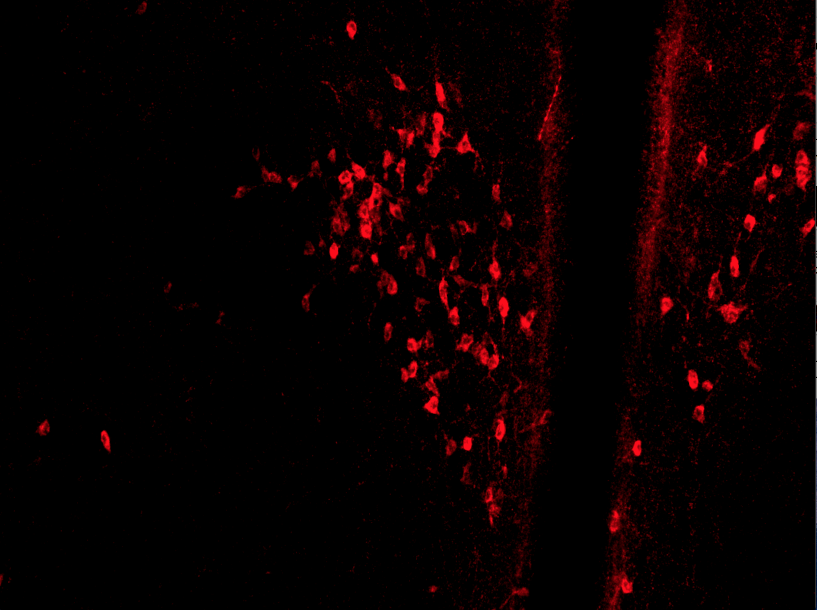
#> input picture PVN.png, 1633 x 1220 px, found by its file name (shown at 1/2 size); the run also reads 1 picture not shown here
$ jupyter execute --allow-errors CellectorUpdate.ipynb   (shell and % lines are left out)   (older library calls are emulated)
#> lines starting #> are read from the running program, lines starting #| are printed output that depends on the picture; after the words box and inside, x2 and y2 are one past the last pixel; in counts of white or black regions, pixels touching at a corner belong together; long printed decimals are rounded
# Cellector: a tool for cell counting

#### by: Mac Englund + Alexia Williams

##### here we made a class of functions, which in theory could all be used as different ways or different tools for cell counting. some work better than others, but I think with some optimization and further development of programming skills, some of this might actually pan out!

[cell 1]
import skimage as sk
import numpy as np
import matplotlib.pyplot as plt


from skimage import io
from skimage import feature
from skimage import filters
from skimage import data
from skimage.color import rgb2gray

from skimage import measure
import cv2 as cv
import cv2 as cv2
import imageio

from skimage.feature import blob_dog, blob_log, blob_doh
from skimage import img_as_float
from skimage import exposure

[cell 2]
class cellector:
    def __init__(self,image):
        self.image = image
        plt.imshow(image)
        plt.show()

    def separate_color(self):
        f, axarr = plt.subplots(1,4,figsize=(15,5) )
        for i in range(4):
            axarr[i].imshow(image[:,:,i], cmap='gray')
        #This function separates out the image colors.. I just used this as a quick example to test out how classes work

    def morph_count(self):
        gray = cv.cvtColor(image, cv.COLOR_BGR2GRAY)

        fig = plt.figure(1, figsize=(10,3))
        plt.imshow(gray, cmap='gray', interpolation = 'bicubic')
        plt.show()

        ret, bin_im = cv.threshold(gray,20,255,cv.THRESH_BINARY)

        fig = plt.figure(2,figsize=(10,3))
        plt.imshow(bin_im, cmap='gray', interpolation = 'bicubic')

        struct = cv.getStructuringElement(cv.MORPH_ELLIPSE, (7,7))

        im_erode = cv.erode(bin_im, struct)
        fig = plt.figure(3,figsize=(10,3))
        plt.imshow(im_erode, cmap = 'gray', interpolation = 'bicubic')
        plt.show()

        im_dilate = cv.dilate(im_erode, struct)
        fig = plt.figure(4,figsize=(10,3))
        plt.imshow(im_dilate, cmap = 'gray', interpolation = 'bicubic')
        plt.show()

        labels = measure.label(im_dilate)
        print(labels.max())

        # this code takes in an image and converts it to grayscale, defines a threshold based on color, selects objects within
        # that range, rids of anything not in that range, and then reports back the number of remaining objects.


 ### various cell counting based on histogram equalization techniques
    def hist_equalize(self):
        gray = cv.cvtColor(image, cv.COLOR_BGR2GRAY)
        img_eq = exposure.equalize_hist(gray)
        plt.imshow(img_eq, cmap = 'gray')
        plt.show()

        labels = measure.label(img_eq)
        print(labels.max())

    def contrast_stretch(self):
        gray = cv.cvtColor(image, cv.COLOR_BGR2GRAY)
        p2, p98 = np.percentile(gray, (2, 98))
        img_rescale = exposure.rescale_intensity(gray, in_range=(p2, p98))
        plt.imshow(img_rescale, cmap = 'gray')
        plt.show()

        labels = measure.label(img_rescale)
        print(labels.max())


    def adapt_equalization(self):
        gray = cv.cvtColor(image, cv.COLOR_BGR2GRAY)
        img_adapteq = exposure.equalize_adapthist(gray, clip_limit=0.03)
        plt.imshow(img_adapteq, cmap = 'gray')
        plt.show()

        labels = measure.label(img_adapteq)
        print(labels.max())


    def smallcell(self):

        ###

        # This function requires user input (this part has not been added in yet, I could not get it to work)
        # The user draws a circle around the smallest cell
        # The rest of the function then filters out all other cells in the image, so that only the user drawn circle is left
        # The area of this user drawn circle is then calculated and returned
        # So that it may be used as a parameter to constrain cell size, when the cell size counting algorith is used.

        # ****** Since the user input doesn't work yet, I have manually drawn a red circle in Photoshop for now and used that
        # ****** as an input image for now for these functions
        # ****** I've loaded that image in... however, the complete version would just pass the normal image
        # ****** as is done for other functions in this class

        ###


        gray1_file = 'PVNinput.png'                   #loads in new image with user drawing on it
        gray1 = sk.io.imread(gray1_file)              #reads in image


        blue = gray1[:,:,2]                               #selects the blue channel

        ret, bin_im = cv.threshold(blue,200,255,cv.THRESH_BINARY)  #selects/filters to just the blue circle and prints the image
        struct = cv.getStructuringElement(cv.MORPH_ELLIPSE, (7,7))
        im_erode = cv.erode(bin_im, struct)
        fig = plt.figure(3,figsize=(20,6))
        plt.imshow(im_erode, cmap = 'gray', interpolation = 'bicubic')
        plt.show()
        #ok now that we have an image with just the selected circle, we need to measure it


        # need to find the circle we drew in this image, so we will use contours
        # http://scikit-image.org/docs/dev/auto_examples/edges/plot_polygon.html#sphx-glr-auto-examples-edges-plot-polygon-py
        ret,thresh = cv.threshold(im_erode,127,255,0)
        im2,contours,hierarchy = cv.findContours(thresh, 1, 2)
        cnt = contours[0]
        M = cv.moments(cnt)

        # metrics of circle you drew
        area = cv.contourArea(cnt)
        perimeter = cv.arcLength(cnt,True)
        min_radius = perimeter / (2*3.14159)
        cx = int(M['m10']/M['m00'])
        cy = int(M['m01']/M['m00'])
        print('This is the number of circles you drew:', len(contours))
        print('area of your small circle:',area)
        print('perimeter of your circle:',perimeter)
        print('radius of your circle',min_radius)
        print('location of your circle:',cx,cy) #prints coordinates for verification it was their circle they drew

        min_area = area
        return min_area
        #This function then returns the variable min_area as a parameter which can be used in future functions as requirement


    def largecell(self):

        ###

        # Similar to small cell, but:
        # The user draws a circle around the largest cell
        # The rest of the function then filters out all other cells in the image, so that only the user drawn circle is left
        # The area of this user drawn circle is then calculated and returned
        # So that it may be used as a parameter to constrain cell size, when the cell size counting algorithm is used.

        # ****** Since the user input doesn't work yet, I have manually drawn a red circle in Photoshop for now
        # ****** and loaded that image in... however, the complete version would just pass the normal image
        # ****** as is done for other functions in this class

        ###


        gray1_file = 'PVNinput.png'                   #loads in new image with user drawing on it
        gray1 = sk.io.imread(gray1_file)                  #reads in image


        green = gray1[:,:,1]                               #selects the green channel


        #A lot of these cellsize functions rely on cv.THRESH_BINARY !!
        # IT is important that these parameters be messed around with to see how different contours are drawn
        ret, bin_im = cv.threshold(green,200,255,cv.THRESH_BINARY)  #selects/filters just the green circle and prints the image
        struct = cv.getStructuringElement(cv.MORPH_ELLIPSE, (7,7))
        im_erode = cv.erode(bin_im, struct)


        fig = plt.figure(3,figsize=(20,6))
        plt.imshow(im_erode, cmap = 'gray', interpolation = 'bicubic')
        plt.show()
        #ok now that we have an image with just the selected circle, we need to measure


        # need to find the circle we drew in this image, so we will use contours
        # See reference:
        # http://scikit-image.org/docs/dev/auto_examples/edges/plot_polygon.html#sphx-glr-auto-examples-edges-plot-polygon-py
        ret,thresh = cv.threshold(im_erode,127,255,0)
        im2,contours,hierarchy = cv.findContours(thresh, 1, 5)
        cnt = contours[0]
        M = cv.moments(cnt)


        # metrics of circle you drew
        area = cv.contourArea(cnt)
        perimeter = cv.arcLength(cnt,True)
        max_radius = perimeter / (2*3.14159)
        cx = int(M['m10']/M['m00'])
        cy = int(M['m01']/M['m00'])
        print('This is the number of circles you drew:', len(contours))
        print('area of your larger circle:',area)
        print('perimeter of your circle:',perimeter)
        print('radius of your circle',max_radius)
        print('location of your circle:',cx,cy) #prints coordinates for verification it was their circle they drew

        max_area = area # this should be equal to the area variable in truth
        return max_area

        #This function then returns the variable max_area as a parameter which can be used in future functions as requirement


    # [45 lines left out: function cellsize, not called in this run]


    def blob_compare(self):
        # This uses skimage instead of CV to identify blobs

        imageboost = image - 3 # splits the image out with contrast
        imagegray = rgb2gray(imageboost)

        fig = plt.figure(3,figsize=(20,8))
        plt.imshow(imagegray, cmap = 'gray', interpolation = 'bicubic')
        plt.show()

        blobs_doh = blob_doh(imagegray, max_sigma = 30, threshold = .01)
        #print (blobs_doh)
        print(len(blobs_doh))

        plt.imshow(imagegray, cmap='gray')
        for blob in blobs_doh:
            x, y, size = blob
            c = plt.Circle((y, x), size, color='b', fill=False )
            plt.gca().add_artist(c)
        #plt.savefig('blobplot.png')
        labels = measure.label(blob)
        print(labels.max())

# I then want to run this function through the smallcell, largecell, and cellsize functions
# And then hopefully, that combines the best of skimage and cv2
# However, what I am missing is how to store/ save a plot in memory

[cell 3]
# loading in image for processing

image = sk.io.imread('https://raw.githubusercontent.com/alexiawilliams/pythonfinalproject/master/PVN.png')
#> image is the input picture: shape (1220, 1633, 4); mean R, G, B, A 10.5, 0.3, 0.6, 255

# we can pass our image through our class, which then prints the image when it initializes
pvncounts = cellector(image)

#Then that image is then stored within the variable pvncounts
#and this allows us to use that same image, but access different functions we made in the class
#so we can call the function separate_color, which we defined in our cellector class

[cell 4]
# calling various functions from cellector to see if they work properly/how they do

pvncounts.separate_color()
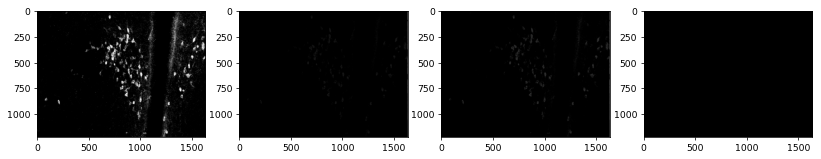
#> figure drawn by matplotlib, 4 panels

[cell 5]
pvncounts.morph_count()
#> in morph_count, `ret, bin_im = cv.threshold(gray,20,255,cv.THRESH_BINARY)`:
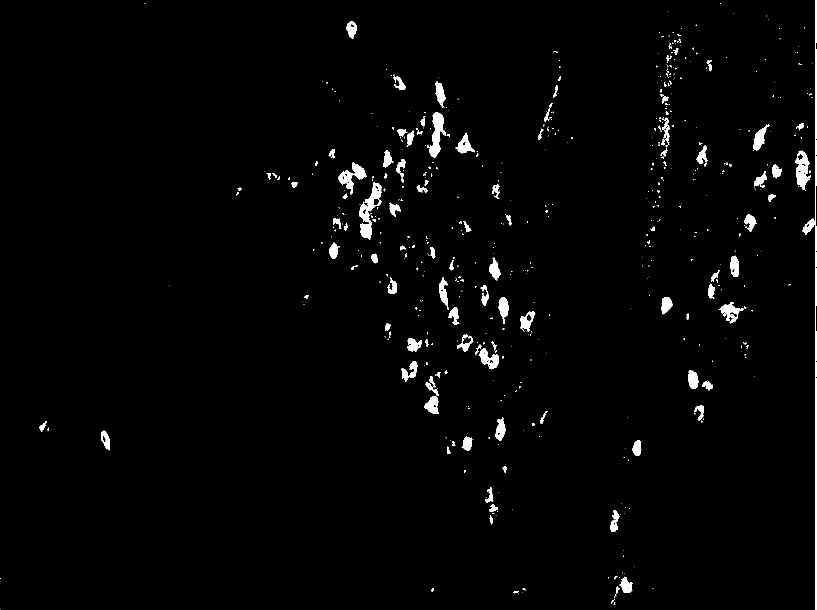
#> bin_im: shape (1220, 1633) (shown at 1/2 size); 1.8% white; 598 white regions (472 under 20 px), largest, box (x1, y1, x2, y2) and area: (1630, 0, 1633, 1220) 2278, (718, 365, 764, 479) 1990, (854, 225, 892, 315) 1524
#| 83

[cell 6]
pvncounts.hist_equalize()
#> in hist_equalize, `img_eq = exposure.equalize_hist(gray)`:
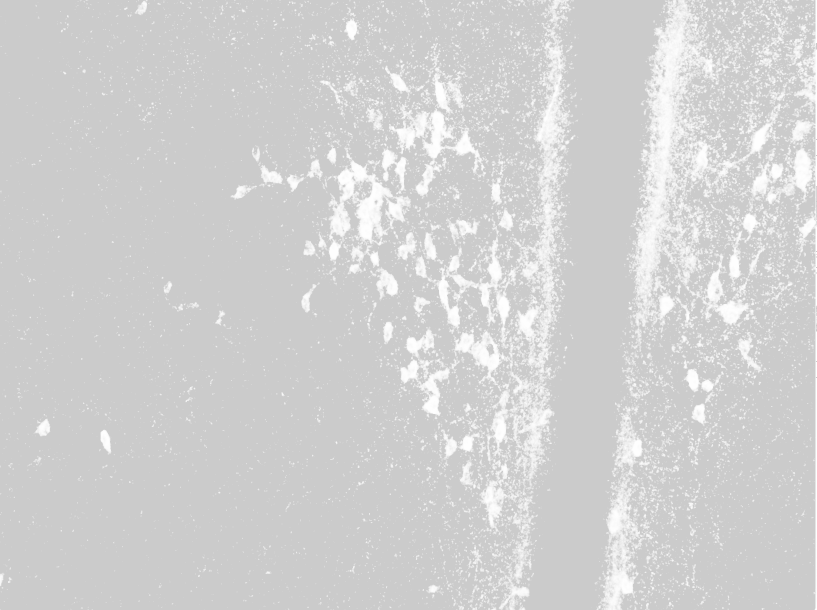
#> img_eq: shape (1220, 1633) float64 (shown at 1/2 size); min 0.798, max 1, mean 0.821
#| 19

[cell 7]
pvncounts.contrast_stretch()
#> in contrast_stretch, `p2, p98 = np.percentile(gray, (2, 98))`: p2 = 0; p98 = 19
#> in contrast_stretch, `img_rescale = exposure.rescale_intensity(gray, in_range=(p2, p98))`:
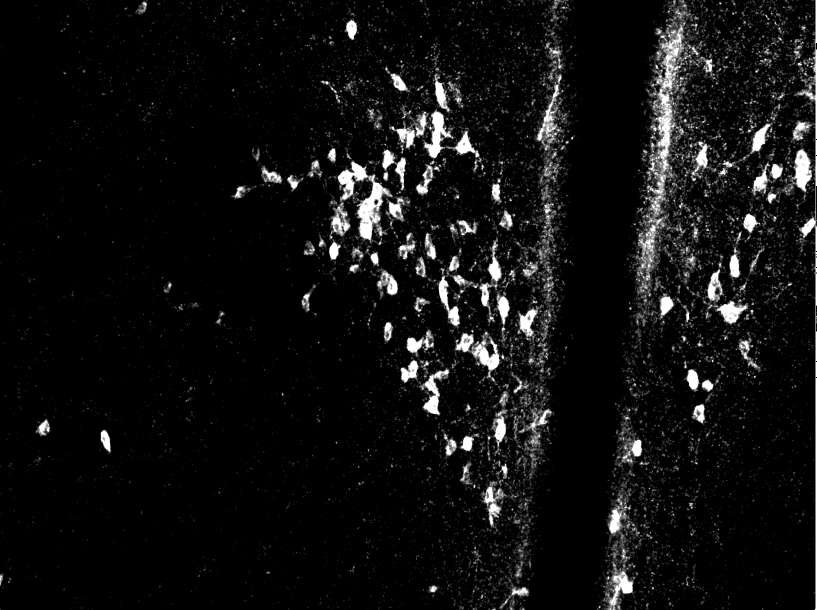
#> img_rescale: shape (1220, 1633) (shown at 1/2 size); min 0, max 255, mean 16.4
#> in contrast_stretch, `labels = measure.label(img_rescale)`:
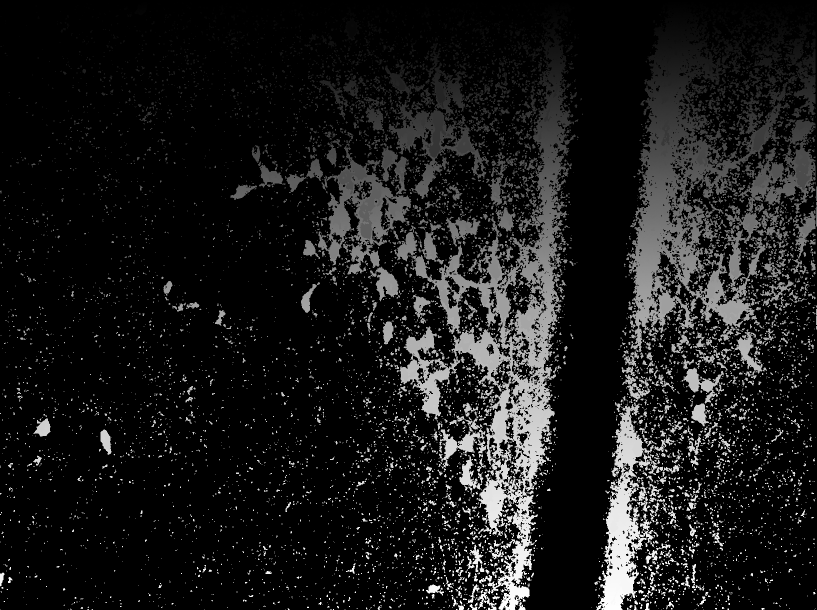
#> labels: shape (1220, 1633) int64 (shown at 1/2 size); min 0, max 169599, mean 17197.3; drawn with min black and max white
#| 169599

[cell 8]
pvncounts.adapt_equalization()
#> in adapt_equalization, `img_adapteq = exposure.equalize_adapthist(gray, clip_limit=0.03)`:
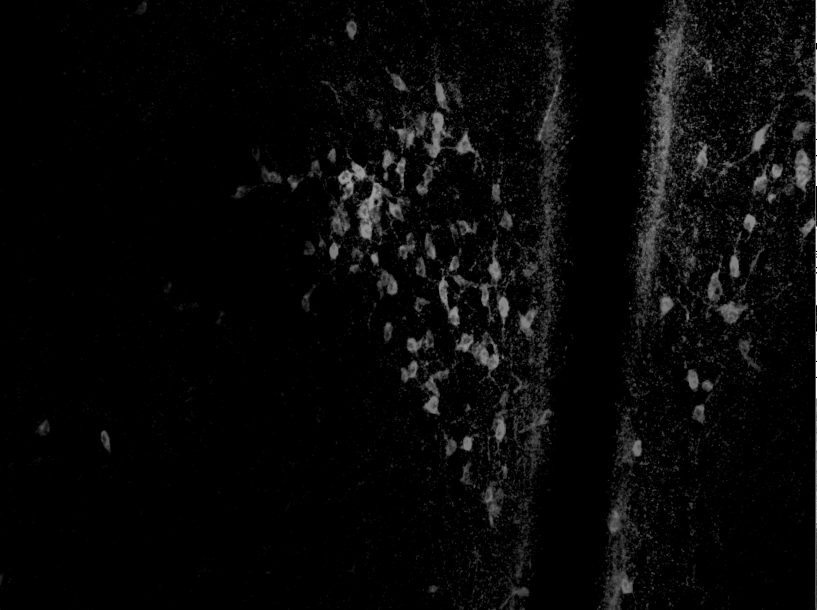
#> img_adapteq: shape (1220, 1633) float64 (shown at 1/2 size); min 0, max 1, mean 0.0317
#> in adapt_equalization, `labels = measure.label(img_adapteq)`:
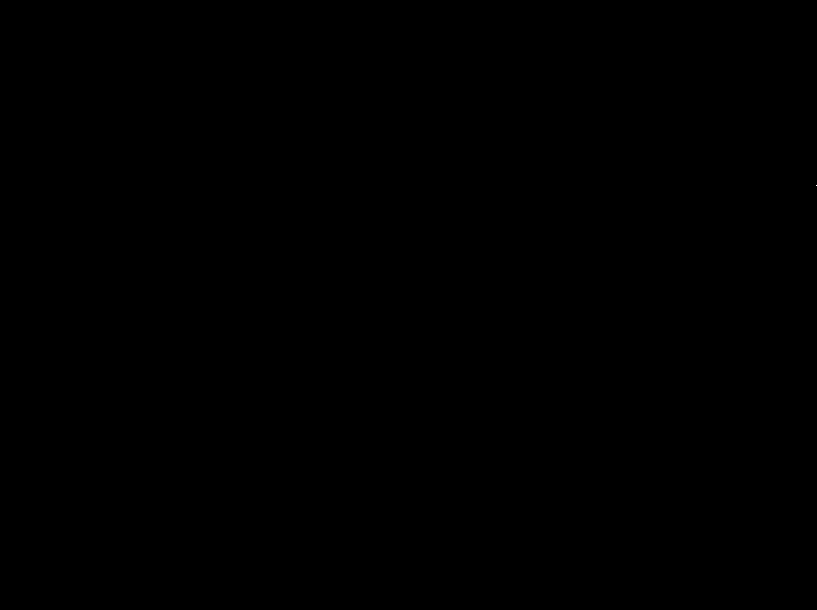
#> labels: shape (1220, 1633) int64 (shown at 1/2 size); values 0 (black) and 1 (white), 0% white in thin lines or dots, all inside (x1, y1, x2, y2) = (1632, 371, 1633, 372)
#| 1

#> (a cell that did not finish here is left out)

#> in smallcell, `im2,contours,hierarchy = cv.findContours(thresh, 1, 2)`: contours = 1 contour; box (x1, y1, x2, y2) and area: (918, 276, 940, 296) 302
#> in smallcell, `cnt = contours[0]`: cnt = contour of 32 points, box (x1, y1, x2, y2) (918, 276, 940, 296), area 302
#> in smallcell, `M = cv.moments(cnt)`: M = moments, m00 302, centre m10/m00, m01/m00 = (928.5, 285.5)
#> in smallcell, `area = cv.contourArea(cnt)`: area = 302
#> in smallcell, `perimeter = cv.arcLength(cnt,True)`: perimeter = 65.94
#> in smallcell, `min_radius = perimeter / (2*3.14159)`: min_radius = 10.49
#> in smallcell, `cx = int(M['m10']/M['m00'])`: cx = 928
#> in smallcell, `cy = int(M['m01']/M['m00'])`: cy = 285
#| This is the number of circles you drew: 1
#| area of your small circle: 302.0
#| perimeter of your circle: 65.941
#| radius of your circle 10.495
#| location of your circle: 928 285
#> in smallcell, `min_area = area`: min_area = 302
#> in largecell, `gray1_file = 'PVNinput.png'`: gray1_file = 'PVNinput.png'

[cell 10]
pvncounts.blob_compare()
#> in blob_compare, `imageboost = image - 3`:
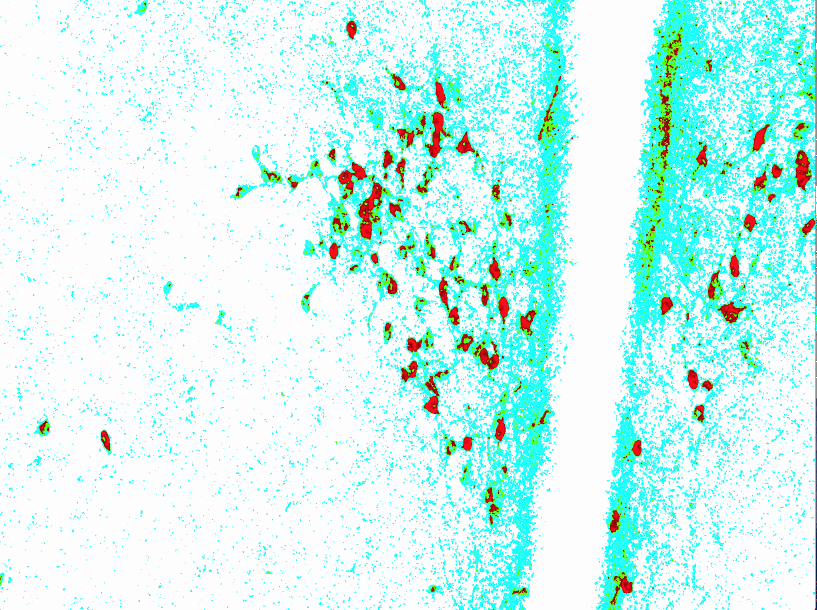
#> imageboost: shape (1220, 1633, 4) (shown at 1/2 size); mean R, G, B, A 207.4, 247.5, 242.3, 252; transparent parts drawn white
#> in blob_compare, `imagegray = rgb2gray(imageboost)`:
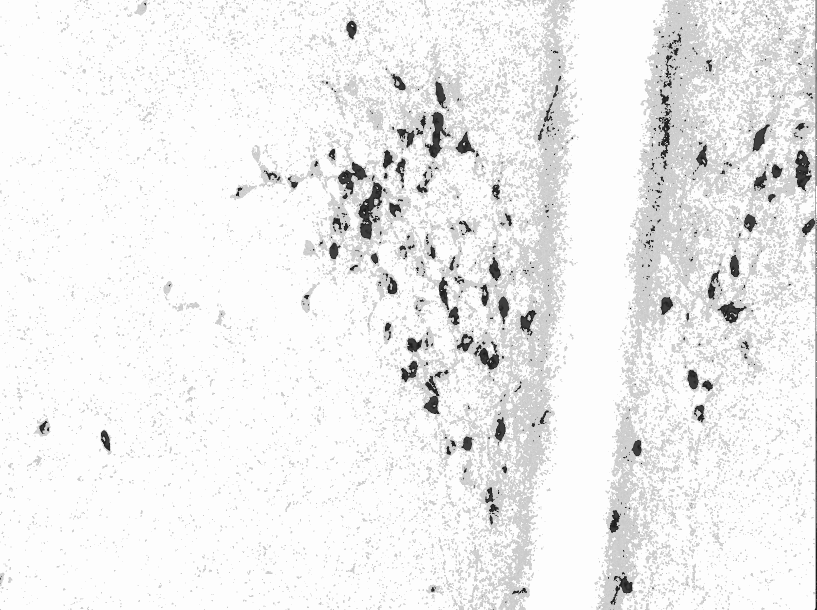
#> imagegray: shape (1220, 1633) float64 (shown at 1/2 size); min 0.0225, max 0.997, mean 0.936
#> in blob_compare, `blobs_doh = blob_doh(imagegray, max_sigma = 30, threshold = .01)`: blobs_doh = 554 rows, first 8: [689, 824, 17.11], [341, 1551, 13.89], [769, 1414, 10.67], [515, 749, 10.67], [368, 587, 10.67], [622, 1459, 23.56], [292, 927, 20.33], [308, 664, 10.67]
#| 554
#> the loop in blob_compare, `for blob in blobs_doh:` made 554 passes
#> in blob_compare, `labels = measure.label(blob)`: labels = [1, 2, 3]
#| 3
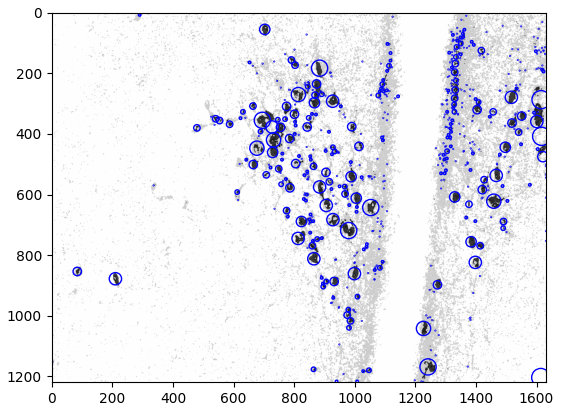
#> figure drawn by matplotlib, 1 panel
